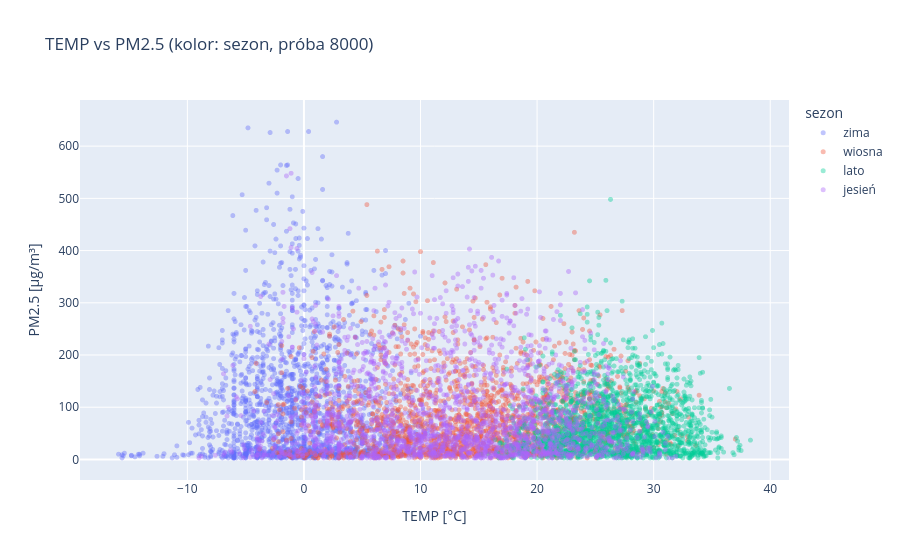

The notebook cell this image was saved under:
### Markdown cell above
### Zadanie 22 (12–15 min)
**Biznes:** Zależność `TEMP` vs `PM2.5` z kolorowaniem po porze roku.

**Technicznie:** dodaj `season` (zima/wiosna/lato/jesień), `px.scatter`.

**TODO:** utwórz `season` i zrób scatter + export HTML.

### Code cell
def month_to_season(m):
    if m in (12, 1, 2):
        return "zima"
    elif m in (3, 4, 5):
        return "wiosna"
    elif m in (6, 7, 8):
        return "lato"
    else:
        return "jesień"

df_air["season"] = df_air["month"].apply(month_to_season)
df_sample = df_air.sample(n=8000, random_state=42)

fig = px.scatter(
    df_sample, x="TEMP", y="PM2.5", color="season",
    opacity=0.4,
    category_orders={"season": ["zima", "wiosna", "lato", "jesień"]},
    hover_data=["date_time", "station"],
    title="TEMP vs PM2.5 (kolor: sezon, próba 8000)",
    labels={"TEMP": "TEMP [°C]", "PM2.5": "PM2.5 [µg/m³]", "season": "sezon"},
)
fig.update_traces(marker_size=5)
fig.write_html("plot_temp_vs_pm25_season.html")
fig.show()

### Figure 1 — Plotly figure (JSON) as saved in the notebook; plotly's stock layout.template omitted (floating-point values rounded to 4 significant figures; data arrays with more than 128 entries replaced by an {"elided": "..."} marker saying what was removed)
{"data": [{"customdata": {"elided": "1966x2 str values"}, "hovertemplate": "sezon=zima<br>TEMP [°C]=%{x}<br>PM2.5 [µg/m³]=%{y}<br>date_time=%{customdata[0]}<br>station=%{customdata[1]}<extra></extra>", "legendgroup": "zima", "marker": {"color": "#636efa", "opacity": 0.4, "size": 5, "symbol": "circle"}, "mode": "markers", "name": "zima", "showlegend": true, "type": "scattergl", "x": {"elided": "1966 float values"}, "xaxis": "x", "y": {"elided": "1966 float values"}, "yaxis": "y"}, {"customdata": {"elided": "2007x2 str values"}, "hovertemplate": "sezon=wiosna<br>TEMP [°C]=%{x}<br>PM2.5 [µg/m³]=%{y}<br>date_time=%{customdata[0]}<br>station=%{customdata[1]}<extra></extra>", "legendgroup": "wiosna", "marker": {"color": "#EF553B", "opacity": 0.4, "size": 5, "symbol": "circle"}, "mode": "markers", "name": "wiosna", "showlegend": true, "type": "scattergl", "x": {"elided": "2007 float values"}, "xaxis": "x", "y": {"elided": "2007 float values"}, "yaxis": "y"}, {"customdata": {"elided": "1964x2 str values"}, "hovertemplate": "sezon=lato<br>TEMP [°C]=%{x}<br>PM2.5 [µg/m³]=%{y}<br>date_time=%{customdata[0]}<br>station=%{customdata[1]}<extra></extra>", "legendgroup": "lato", "marker": {"color": "#00cc96", "opacity": 0.4, "size": 5, "symbol": "circle"}, "mode": "markers", "name": "lato", "showlegend": true, "type": "scattergl", "x": {"elided": "1964 float values"}, "xaxis": "x", "y": {"elided": "1964 float values"}, "yaxis": "y"}, {"customdata": {"elided": "2063x2 str values"}, "hovertemplate": "sezon=jesień<br>TEMP [°C]=%{x}<br>PM2.5 [µg/m³]=%{y}<br>date_time=%{customdata[0]}<br>station=%{customdata[1]}<extra></extra>", "legendgroup": "jesień", "marker": {"color": "#ab63fa", "opacity": 0.4, "size": 5, "symbol": "circle"}, "mode": "markers", "name": "jesień", "showlegend": true, "type": "scattergl", "x": {"elided": "2063 float values"}, "xaxis": "x", "y": {"elided": "2063 float values"}, "yaxis": "y"}], "layout": {"legend": {"title": {"text": "sezon"}, "tracegroupgap": 0}, "title": {"text": "TEMP vs PM2.5 (kolor: sezon, próba 8000)"}, "xaxis": {"anchor": "y", "domain": [0, 1], "title": {"text": "TEMP [°C]"}}, "yaxis": {"anchor": "x", "domain": [0, 1], "title": {"text": "PM2.5 [µg/m³]"}}}}
